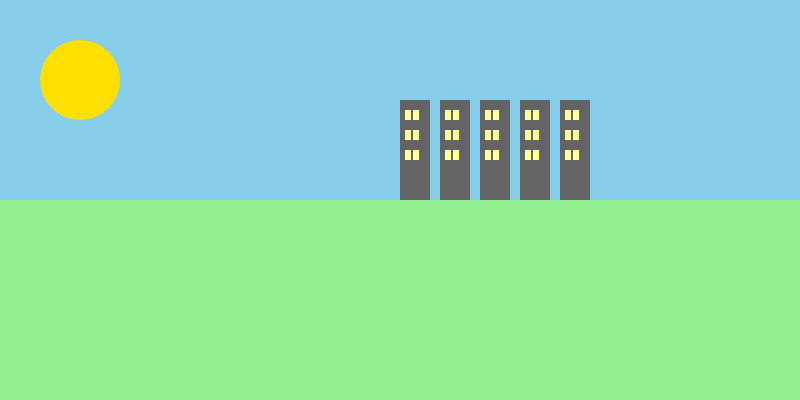
Frame 1 (no input)
Frame 60 (no input): identical to frame 1, image omitted
Frame 120 (the mouse pressed at the canvas centre since frame 60): identical to frame 1, image omitted

The p5.js sketch that drew this single still picture (run headless with seeded random() and noise() and a simulated clock; from frame 60 on, the mouse is pressed at the canvas centre):

// p5.js sketch
// ── sketch.js
let arvores = [];
let cidadeX;

function setup() {
  createCanvas(800, 400);
  cidadeX = width / 2;
}

function draw() {
  background(135, 206, 235); // céu

  // campo
  noStroke();
  fill(144, 238, 144);
  rect(0, height / 2, width, height / 2);

  // sol
  fill(255, 223, 0);
  ellipse(80, 80, 80);

  // cidade (prédios)
  for (let i = 0; i < 5; i++) {
    let x = cidadeX + i * 40;
    let y = height / 2 - 100;
    let largura = 30;
    let altura = 100;

    // Prédio
    fill(100);
    rect(x, y, largura, altura);

    // Janelas (3 linhas, 2 colunas por prédio)
    let janelaLargura = 6;
    let janelaAltura = 10;
    let espacamentoX = 8;
    let espacamentoY = 20;

    for (let linha = 0; linha < 3; linha++) {
      for (let coluna = 0; coluna < 2; coluna++) {
        let janelaX = x + 5 + coluna * espacamentoX;
        let janelaY = y + 10 + linha * espacamentoY;
        fill(255, 255, 150); // Amarelo claro (luz)
        rect(janelaX, janelaY, janelaLargura, janelaAltura);
      }
    }
  }

  // campo (árvores)
  for (let arvore of arvores) {
    arvore.mostrar();
  }
}

function mousePressed() {
  if (mouseY > height / 2 && mouseX < cidadeX) { //há um erro de sintaxe aqui, era "heigth" e a condição estava errada.
    arvores.push(new Arvore(mouseX, mouseY));
  }
}

class Arvore {
  constructor(x, y) {
    this.x = x;
    this.y = y;
    this.altura = 0;
  }

  mostrar() {
    this.altura = min(this.altura + 1, 80); // Crescimento mais alto

    // Tronco
    fill(101, 67, 33);
    rect(this.x - 2, this.y - this.altura, 4, this.altura);

    // Camadas da copa da araucária (em forma de disco)
    let numCamadas = 3;
    let camadaAltura = 15;
    let camadaLargura = [60, 45, 30]; // Tamanho das copas

    for (let i = 0; i < numCamadas; i++) {
      fill(34, 139, 34);
      ellipse(
        this.x,
        this.y - this.altura - i * camadaAltura,
        camadaLargura[i],
        15
      );
    }
  }
}
